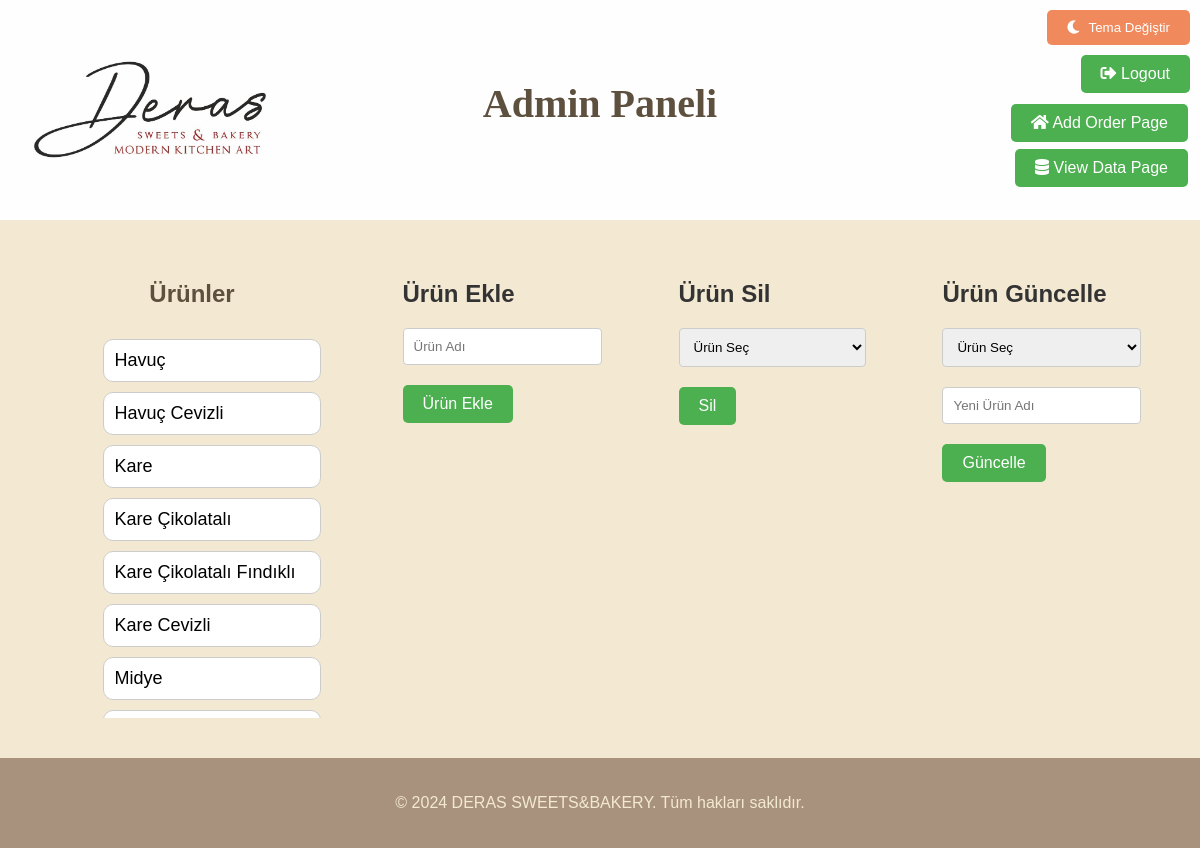
The page /admin (signed in) on the database its author committed.
### app.py (models this page shows)
class Product(db.Model):
    id = db.Column(db.Integer, primary_key=True)
    name = db.Column(db.String(100), nullable=False)
    quantity = db.Column(db.Integer, default=0)
    position = db.Column(db.Integer, default=0)  # Yeni eklenen kolon

### app.py (the view)
@app.route('/admin')
@login_required
def admin():
    if current_user.role != 'admin':
        return redirect(url_for('home'))
    products = Product.query.order_by(Product.position).all()
    return render_template('admin.html', products=products)

### app.py (called while the page is built)
@login_manager.user_loader
def load_user(user_id):
    return User.query.get(int(user_id))

### templates/admin.html (shortened to what this page needs)
<!DOCTYPE html>
<html lang="tr">
<head>
    <link rel="stylesheet" href="{{ url_for('static', filename='styles/base.css') }}"/>
    <link rel="stylesheet" href="{{ url_for('static', filename='styles/layout.css') }}"/>
    <link rel="stylesheet" href="{{ url_for('static', filename='styles/components.css') }}"/>
    <link rel="stylesheet" href="{{ url_for('static', filename='styles/dark.css') }}"/>
    <link rel="stylesheet" href="{{ url_for('static', filename='styles/pages/admin.css') }}"/>
    <link rel="stylesheet" href="https://cdnjs.cloudflare.com/ajax/libs/font-awesome/5.15.1/css/all.min.css">
</head>
<body>
    <header class="DerasHeader">
        <nav>
            <img src="{{ url_for('static', filename='Deras.png') }}" alt="Logo" class="logo">
            <h1>Admin Paneli</h1>
        </nav>
        <button onclick="themeChange()" class="theme-button"><i class="fas fa-moon"></i> Tema Değiştir</button>
        <a href="{{ url_for('logout') }}" class="logout-button"><i class="fas fa-sign-out-alt"></i> Logout</a>
        <a href="{{ url_for('home') }}" class="main-page-button"><i class="fas fa-home"></i> Add Order Page</a>
        <a href="{{ url_for('view_data') }}" class="view-data-button"><i class="fas fa-database"></i> View Data Page</a>
    </header>
    <main>
        <section class="product-list-admin">
            <h2 class="product-title-admin">Ürünler</h2>
            <div class="product-container-admin">
                <ul id="sortable-list">
                    {% for product in products %}
                    <li class="product-table" data-id="{{ product.id }}">
                        <div class="product-item-admin">{{ product.name }}</div>
                    </li>
                    {% endfor %}
                </ul>
            </div>
        </section>
        <div class="form-section add-product">
            <h2 class="product-title">Ürün Ekle</h2>
            <form action="/add_product" method="POST">
                <input type="text" name="product_name" placeholder="Ürün Adı" required>
                <button type="submit" class="order-button">Ürün Ekle</button>
            </form>
        </div>
        <div class="form-section delete-product">
            <h2 class="product-title">Ürün Sil</h2>
            <form action="/delete_product" method="POST">
                <select name="product_id" required>
                    <option value="" disabled selected>Ürün Seç</option>
                </select>
                <button type="submit" class="order-button">Sil</button>
            </form>
        </div>
        <div class="form-section update-product">
            <h2 class="product-title">Ürün Güncelle</h2>
            <form action="/update_product" method="POST">
                <select name="product_id" required>
                    <option value="" disabled selected>Ürün Seç</option>
                </select>
                <input type="text" name="product_name" placeholder="Yeni Ürün Adı" required>
                <button type="submit" class="order-button">Güncelle</button>
            </form>
        </div>
    </main>
    <footer>
        <p>&copy; 2024 DERAS SWEETS&BAKERY. Tüm hakları saklıdır.</p>
    </footer>
</body>
</html>

### static/styles/base.css (style rules this page uses)
body { font-family: Arial, sans-serif; margin: 0; padding: 0; background-color: #f3e9d2; color: #5e503f; }
footer { background-color: #a9927d; color: #f3e9d2; padding: 20px; text-align: center; }
:root { --bg-color: #f3e9d2; --text-color: #5e503f; --footer-bg-color: #a9927d; --highlight-color: #4caf50; --dark-bg-color: #212529; --dark-text-color: #fff; --white-color: #fff; --yellow-color: #dbc310; --hover-color: #b83b5e; --button-bg-color: #f08a5d; }
main { display: flex; justify-content: space-around; padding: 20px; }
header { background-color: var(--bg-color); padding: 10px; text-align: center; }
.DerasHeader { display: grid; align-items: center; justify-content: center; position: relative; background-color: #fefefe; padding-bottom: 60px; }
.DerasHeader h1 { justify-content: center; margin-top: 70px; font-size: 2.5rem; font-family: Cursive; font-style: Lucida Handwriting; }
.logo { width: 300px; height: 219px; position: absolute; top: 0; left: 0; }

### static/styles/layout.css (style rules this page uses)
main { display: flex; justify-content: space-around; padding: 20px; }
header { background-color: var(--bg-color); padding: 10px; text-align: center; }
.DerasHeader { display: grid; align-items: center; justify-content: center; position: relative; background-color: #fefefe; padding-bottom: 60px; }
.DerasHeader h1 { justify-content: center; margin-top: 70px; font-size: 2.5rem; font-family: Cursive; font-style: Lucida Handwriting; }
.logo { width: 300px; height: 219px; position: absolute; top: 0; left: 0; }

### static/styles/components.css (style rules this page uses)
.product-item-admin { background-color: #fff; color: #000; font-size: 18px; padding: 10px; border: 1px solid #ccc; border-radius: 10px; }
.order-button { margin-top: 10px; padding: 10px 20px; background-color: var(--highlight-color); color: var(--white-color); border-radius: 5px; border: none; font-size: 16px; cursor: pointer; transition: background-color 0.3s ease; }
.main-page-button { background-color: #4CAF50; border: none; position: absolute; top: 100px; right: 10px; color: white; padding: 10px 20px; text-align: center; text-decoration: none; display: inline-block; font-size: 16px; margin: 4px 2px; cursor: pointer; transition-duration: 0.4s; border-radius: 5px; }
.theme-button { position: absolute; background-color: #f08a5d; top: 10px; right: 10px; color: white; padding: 10px 20px; border: none; border-radius: 5px; cursor: pointer; transition: background-color 0.3s ease, transform 0.2s ease; }
.theme-button i { margin-right: 5px; }
.logout-button { background-color: #4CAF50; position: absolute; text-decoration: none; top: 55px; right: 10px; color: white; padding: 10px 20px; border: none; border-radius: 5px; cursor: pointer; transition: background-color 0.3s ease, transform 0.2s ease; }
.view-data-button { background-color: #4CAF50; border: none; position: absolute; top: 145px; right: 10px; color: white; padding: 10px 20px; text-align: center; text-decoration: none; display: inline-block; font-size: 16px; margin: 4px 2px; cursor: pointer; transition-duration: 0.4s; border-radius: 5px; }

### static/styles/pages/admin.css (style rules this page uses)
.product-list-admin { margin: 20px 0; }
.product-title-admin { text-align: center; font-size: 24px; margin-bottom: 10px; }
.product-container-admin { max-height: 400px; overflow-y: auto; }
.product-table { list-style-type: none; padding: 5px; }
.product-item-admin { font-size: 18px; padding: 10px; border: 1px solid #ccc; border-radius: 10px; }
.form-section { margin: 20px 0; }
.form-section h2 { color: #333; margin-bottom: 10px; }
.form-section form { display: flex; flex-direction: column; }
.form-section input[type="text"], .form-section input[type="number"], .form-section select { padding: 10px; margin: 10px 0; border: 1px solid #ccc; border-radius: 4px; }
.form-section button { align-self: flex-start; }

### rows shown on the page
Product: name "Havuç"
Product: name "Havuç Cevizli"
Product: name "Kare"
Product: name "Kare Çikolatalı"
Product: name "Kare Çikolatalı Fındıklı"
Product: name "Kare Cevizli"
Product: name "Midye"
